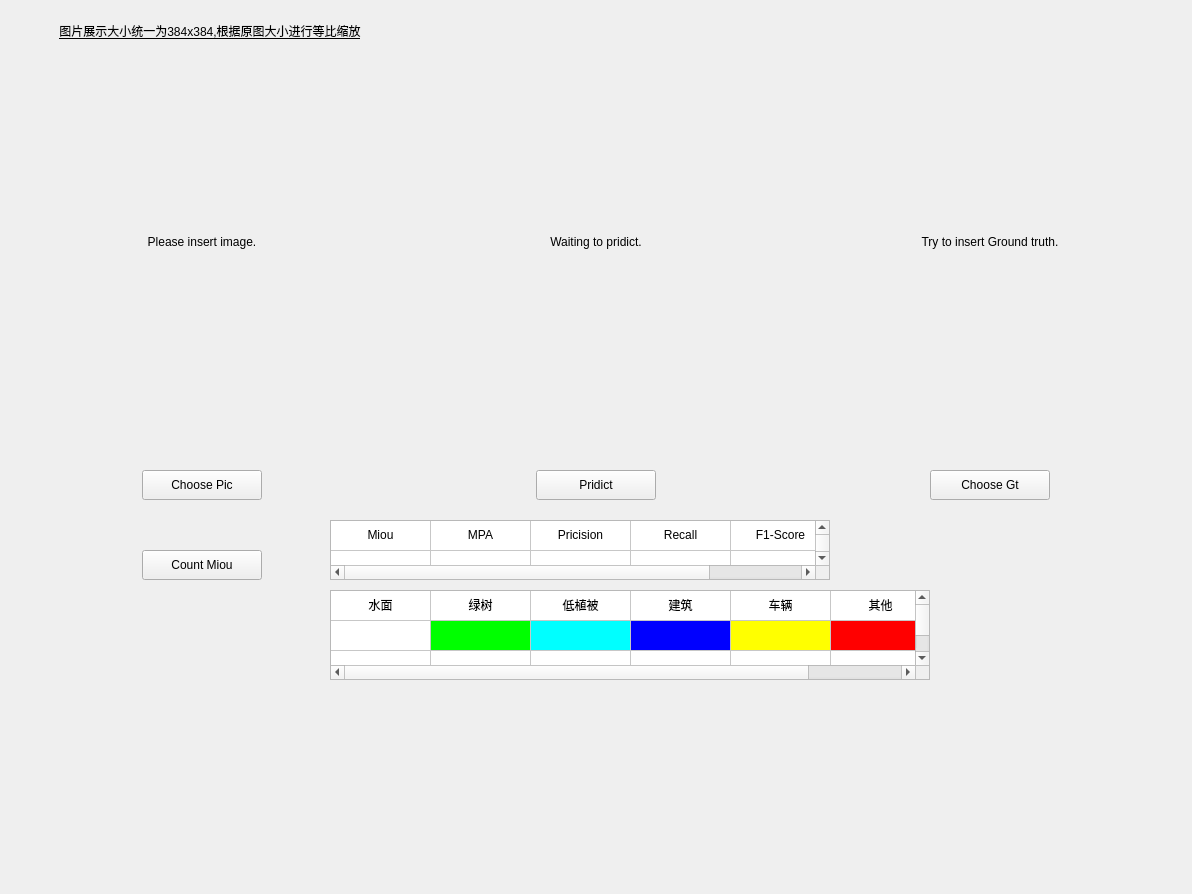
<?xml version="1.0" encoding="UTF-8"?>
<ui version="4.0">
 <class>Widget</class>
 <widget class="QWidget" name="Widget">
  <property name="geometry">
   <rect>
    <x>0</x>
    <y>0</y>
    <width>1192</width>
    <height>894</height>
   </rect>
  </property>
  <property name="windowTitle">
   <string>Widget</string>
  </property>
  <widget class="QLabel" name="labelPic">
   <property name="geometry">
    <rect>
     <x>10</x>
     <y>50</y>
     <width>384</width>
     <height>384</height>
    </rect>
   </property>
   <property name="text">
    <string>Please insert image.</string>
   </property>
   <property name="alignment">
    <set>Qt::AlignCenter</set>
   </property>
  </widget>
  <widget class="QLabel" name="labelPri">
   <property name="geometry">
    <rect>
     <x>404</x>
     <y>50</y>
     <width>384</width>
     <height>384</height>
    </rect>
   </property>
   <property name="text">
    <string>Waiting to pridict.</string>
   </property>
   <property name="alignment">
    <set>Qt::AlignCenter</set>
   </property>
  </widget>
  <widget class="QLabel" name="labelGt">
   <property name="geometry">
    <rect>
     <x>798</x>
     <y>50</y>
     <width>384</width>
     <height>384</height>
    </rect>
   </property>
   <property name="text">
    <string>Try to insert Ground truth.</string>
   </property>
   <property name="alignment">
    <set>Qt::AlignCenter</set>
   </property>
  </widget>
  <widget class="QPushButton" name="pushButtonPic">
   <property name="geometry">
    <rect>
     <x>142</x>
     <y>470</y>
     <width>120</width>
     <height>30</height>
    </rect>
   </property>
   <property name="text">
    <string>Choose Pic</string>
   </property>
  </widget>
  <widget class="QPushButton" name="pushButtonPri">
   <property name="geometry">
    <rect>
     <x>536</x>
     <y>470</y>
     <width>120</width>
     <height>30</height>
    </rect>
   </property>
   <property name="text">
    <string>Pridict</string>
   </property>
  </widget>
  <widget class="QPushButton" name="pushButtonGt">
   <property name="geometry">
    <rect>
     <x>930</x>
     <y>470</y>
     <width>120</width>
     <height>30</height>
    </rect>
   </property>
   <property name="text">
    <string>Choose Gt</string>
   </property>
  </widget>
  <widget class="QLabel" name="label">
   <property name="geometry">
    <rect>
     <x>10</x>
     <y>20</y>
     <width>400</width>
     <height>22</height>
    </rect>
   </property>
   <property name="font">
    <font>
     <underline>true</underline>
    </font>
   </property>
   <property name="text">
    <string>图片展示大小统一为384x384,根据原图大小进行等比缩放</string>
   </property>
   <property name="alignment">
    <set>Qt::AlignCenter</set>
   </property>
  </widget>
  <widget class="QPushButton" name="pushButtonCmiou">
   <property name="geometry">
    <rect>
     <x>142</x>
     <y>550</y>
     <width>120</width>
     <height>30</height>
    </rect>
   </property>
   <property name="styleSheet">
    <string notr="true"/>
   </property>
   <property name="text">
    <string>Count Miou</string>
   </property>
  </widget>
  <widget class="QTableWidget" name="tableWidgetClass">
   <property name="geometry">
    <rect>
     <x>330</x>
     <y>590</y>
     <width>600</width>
     <height>90</height>
    </rect>
   </property>
   <property name="baseSize">
    <size>
     <width>0</width>
     <height>0</height>
    </size>
   </property>
   <property name="rowCount">
    <number>3</number>
   </property>
   <property name="columnCount">
    <number>6</number>
   </property>
   <attribute name="horizontalHeaderVisible">
    <bool>false</bool>
   </attribute>
   <attribute name="verticalHeaderVisible">
    <bool>false</bool>
   </attribute>
   <row/>
   <row/>
   <row/>
   <column/>
   <column/>
   <column/>
   <column/>
   <column/>
   <column/>
   <item row="0" column="0">
    <property name="text">
     <string>水面</string>
    </property>
    <property name="textAlignment">
     <set>AlignCenter</set>
    </property>
    <property name="foreground">
     <brush brushstyle="SolidPattern">
      <color alpha="255">
       <red>0</red>
       <green>0</green>
       <blue>0</blue>
      </color>
     </brush>
    </property>
    <property name="flags">
     <set>NoItemFlags</set>
    </property>
   </item>
   <item row="0" column="1">
    <property name="text">
     <string>绿树</string>
    </property>
    <property name="textAlignment">
     <set>AlignCenter</set>
    </property>
    <property name="foreground">
     <brush brushstyle="SolidPattern">
      <color alpha="255">
       <red>0</red>
       <green>0</green>
       <blue>0</blue>
      </color>
     </brush>
    </property>
    <property name="flags">
     <set>NoItemFlags</set>
    </property>
   </item>
   <item row="0" column="2">
    <property name="text">
     <string>低植被</string>
    </property>
    <property name="textAlignment">
     <set>AlignCenter</set>
    </property>
    <property name="foreground">
     <brush brushstyle="SolidPattern">
      <color alpha="255">
       <red>0</red>
       <green>0</green>
       <blue>0</blue>
      </color>
     </brush>
    </property>
    <property name="flags">
     <set>NoItemFlags</set>
    </property>
   </item>
   <item row="0" column="3">
    <property name="text">
     <string>建筑</string>
    </property>
    <property name="textAlignment">
     <set>AlignCenter</set>
    </property>
    <property name="foreground">
     <brush brushstyle="SolidPattern">
      <color alpha="255">
       <red>0</red>
       <green>0</green>
       <blue>0</blue>
      </color>
     </brush>
    </property>
    <property name="flags">
     <set>NoItemFlags</set>
    </property>
   </item>
   <item row="0" column="4">
    <property name="text">
     <string>车辆</string>
    </property>
    <property name="textAlignment">
     <set>AlignCenter</set>
    </property>
    <property name="foreground">
     <brush brushstyle="SolidPattern">
      <color alpha="255">
       <red>0</red>
       <green>0</green>
       <blue>0</blue>
      </color>
     </brush>
    </property>
    <property name="flags">
     <set>NoItemFlags</set>
    </property>
   </item>
   <item row="0" column="5">
    <property name="text">
     <string>其他</string>
    </property>
    <property name="textAlignment">
     <set>AlignCenter</set>
    </property>
    <property name="foreground">
     <brush brushstyle="SolidPattern">
      <color alpha="255">
       <red>0</red>
       <green>0</green>
       <blue>0</blue>
      </color>
     </brush>
    </property>
    <property name="flags">
     <set>NoItemFlags</set>
    </property>
   </item>
   <item row="1" column="0">
    <property name="text">
     <string/>
    </property>
    <property name="background">
     <brush brushstyle="SolidPattern">
      <color alpha="255">
       <red>255</red>
       <green>255</green>
       <blue>255</blue>
      </color>
     </brush>
    </property>
    <property name="flags">
     <set>NoItemFlags</set>
    </property>
   </item>
   <item row="1" column="1">
    <property name="text">
     <string/>
    </property>
    <property name="background">
     <brush brushstyle="SolidPattern">
      <color alpha="255">
       <red>0</red>
       <green>255</green>
       <blue>0</blue>
      </color>
     </brush>
    </property>
    <property name="flags">
     <set>NoItemFlags</set>
    </property>
   </item>
   <item row="1" column="2">
    <property name="text">
     <string/>
    </property>
    <property name="background">
     <brush brushstyle="SolidPattern">
      <color alpha="255">
       <red>0</red>
       <green>255</green>
       <blue>255</blue>
      </color>
     </brush>
    </property>
    <property name="flags">
     <set>NoItemFlags</set>
    </property>
   </item>
   <item row="1" column="3">
    <property name="text">
     <string/>
    </property>
    <property name="background">
     <brush brushstyle="SolidPattern">
      <color alpha="255">
       <red>0</red>
       <green>0</green>
       <blue>255</blue>
      </color>
     </brush>
    </property>
    <property name="flags">
     <set>NoItemFlags</set>
    </property>
   </item>
   <item row="1" column="4">
    <property name="text">
     <string/>
    </property>
    <property name="background">
     <brush brushstyle="SolidPattern">
      <color alpha="255">
       <red>255</red>
       <green>255</green>
       <blue>0</blue>
      </color>
     </brush>
    </property>
    <property name="flags">
     <set>NoItemFlags</set>
    </property>
   </item>
   <item row="1" column="5">
    <property name="text">
     <string/>
    </property>
    <property name="background">
     <brush brushstyle="SolidPattern">
      <color alpha="255">
       <red>255</red>
       <green>0</green>
       <blue>0</blue>
      </color>
     </brush>
    </property>
    <property name="flags">
     <set>NoItemFlags</set>
    </property>
   </item>
   <item row="2" column="0">
    <property name="text">
     <string/>
    </property>
    <property name="textAlignment">
     <set>AlignCenter</set>
    </property>
    <property name="foreground">
     <brush brushstyle="SolidPattern">
      <color alpha="255">
       <red>0</red>
       <green>0</green>
       <blue>0</blue>
      </color>
     </brush>
    </property>
    <property name="flags">
     <set>NoItemFlags</set>
    </property>
   </item>
   <item row="2" column="1">
    <property name="text">
     <string/>
    </property>
    <property name="textAlignment">
     <set>AlignCenter</set>
    </property>
    <property name="foreground">
     <brush brushstyle="SolidPattern">
      <color alpha="255">
       <red>0</red>
       <green>0</green>
       <blue>0</blue>
      </color>
     </brush>
    </property>
    <property name="flags">
     <set>NoItemFlags</set>
    </property>
   </item>
   <item row="2" column="2">
    <property name="text">
     <string/>
    </property>
    <property name="textAlignment">
     <set>AlignCenter</set>
    </property>
    <property name="foreground">
     <brush brushstyle="SolidPattern">
      <color alpha="255">
       <red>0</red>
       <green>0</green>
       <blue>0</blue>
      </color>
     </brush>
    </property>
    <property name="flags">
     <set>NoItemFlags</set>
    </property>
   </item>
   <item row="2" column="3">
    <property name="text">
     <string/>
    </property>
    <property name="textAlignment">
     <set>AlignCenter</set>
    </property>
    <property name="foreground">
     <brush brushstyle="SolidPattern">
      <color alpha="255">
       <red>0</red>
       <green>0</green>
       <blue>0</blue>
      </color>
     </brush>
    </property>
    <property name="flags">
     <set>NoItemFlags</set>
    </property>
   </item>
   <item row="2" column="4">
    <property name="text">
     <string/>
    </property>
    <property name="textAlignment">
     <set>AlignCenter</set>
    </property>
    <property name="flags">
     <set>NoItemFlags</set>
    </property>
   </item>
   <item row="2" column="5">
    <property name="text">
     <string/>
    </property>
    <property name="textAlignment">
     <set>AlignCenter</set>
    </property>
    <property name="foreground">
     <brush brushstyle="SolidPattern">
      <color alpha="255">
       <red>0</red>
       <green>0</green>
       <blue>0</blue>
      </color>
     </brush>
    </property>
    <property name="flags">
     <set>NoItemFlags</set>
    </property>
   </item>
  </widget>
  <widget class="QTableWidget" name="tableWidgetMiou">
   <property name="geometry">
    <rect>
     <x>330</x>
     <y>520</y>
     <width>500</width>
     <height>60</height>
    </rect>
   </property>
   <property name="showGrid">
    <bool>true</bool>
   </property>
   <property name="gridStyle">
    <enum>Qt::SolidLine</enum>
   </property>
   <property name="wordWrap">
    <bool>true</bool>
   </property>
   <property name="cornerButtonEnabled">
    <bool>true</bool>
   </property>
   <property name="rowCount">
    <number>2</number>
   </property>
   <property name="columnCount">
    <number>5</number>
   </property>
   <attribute name="horizontalHeaderVisible">
    <bool>false</bool>
   </attribute>
   <attribute name="verticalHeaderVisible">
    <bool>false</bool>
   </attribute>
   <row/>
   <row/>
   <column/>
   <column/>
   <column/>
   <column/>
   <column/>
   <item row="0" column="0">
    <property name="text">
     <string>Miou</string>
    </property>
    <property name="textAlignment">
     <set>AlignCenter</set>
    </property>
    <property name="foreground">
     <brush brushstyle="SolidPattern">
      <color alpha="255">
       <red>0</red>
       <green>0</green>
       <blue>0</blue>
      </color>
     </brush>
    </property>
    <property name="flags">
     <set>ItemIsSelectable</set>
    </property>
   </item>
   <item row="0" column="1">
    <property name="text">
     <string>MPA</string>
    </property>
    <property name="textAlignment">
     <set>AlignCenter</set>
    </property>
    <property name="foreground">
     <brush brushstyle="SolidPattern">
      <color alpha="255">
       <red>0</red>
       <green>0</green>
       <blue>0</blue>
      </color>
     </brush>
    </property>
    <property name="flags">
     <set>NoItemFlags</set>
    </property>
   </item>
   <item row="0" column="2">
    <property name="text">
     <string>Pricision</string>
    </property>
    <property name="textAlignment">
     <set>AlignCenter</set>
    </property>
    <property name="background">
     <brush brushstyle="NoBrush">
      <color alpha="255">
       <red>0</red>
       <green>0</green>
       <blue>0</blue>
      </color>
     </brush>
    </property>
    <property name="foreground">
     <brush brushstyle="SolidPattern">
      <color alpha="255">
       <red>0</red>
       <green>0</green>
       <blue>0</blue>
      </color>
     </brush>
    </property>
    <property name="flags">
     <set>ItemIsSelectable</set>
    </property>
   </item>
   <item row="0" column="3">
    <property name="text">
     <string>Recall</string>
    </property>
    <property name="textAlignment">
     <set>AlignCenter</set>
    </property>
    <property name="foreground">
     <brush brushstyle="SolidPattern">
      <color alpha="255">
       <red>0</red>
       <green>0</green>
       <blue>0</blue>
      </color>
     </brush>
    </property>
    <property name="flags">
     <set>NoItemFlags</set>
    </property>
   </item>
   <item row="0" column="4">
    <property name="text">
     <string>F1-Score</string>
    </property>
    <property name="textAlignment">
     <set>AlignCenter</set>
    </property>
    <property name="foreground">
     <brush brushstyle="SolidPattern">
      <color alpha="255">
       <red>0</red>
       <green>0</green>
       <blue>0</blue>
      </color>
     </brush>
    </property>
    <property name="flags">
     <set>NoItemFlags</set>
    </property>
   </item>
   <item row="1" column="0">
    <property name="text">
     <string/>
    </property>
    <property name="textAlignment">
     <set>AlignCenter</set>
    </property>
    <property name="foreground">
     <brush brushstyle="SolidPattern">
      <color alpha="255">
       <red>0</red>
       <green>0</green>
       <blue>0</blue>
      </color>
     </brush>
    </property>
    <property name="flags">
     <set>NoItemFlags</set>
    </property>
   </item>
   <item row="1" column="1">
    <property name="text">
     <string/>
    </property>
    <property name="textAlignment">
     <set>AlignCenter</set>
    </property>
    <property name="flags">
     <set>NoItemFlags</set>
    </property>
   </item>
   <item row="1" column="2">
    <property name="text">
     <string/>
    </property>
    <property name="textAlignment">
     <set>AlignCenter</set>
    </property>
    <property name="flags">
     <set>NoItemFlags</set>
    </property>
   </item>
   <item row="1" column="3">
    <property name="text">
     <string/>
    </property>
    <property name="flags">
     <set>NoItemFlags</set>
    </property>
   </item>
   <item row="1" column="4">
    <property name="text">
     <string/>
    </property>
    <property name="flags">
     <set>NoItemFlags</set>
    </property>
   </item>
  </widget>
 </widget>
 <layoutdefault spacing="6" margin="11"/>
 <resources/>
 <connections/>
</ui>
